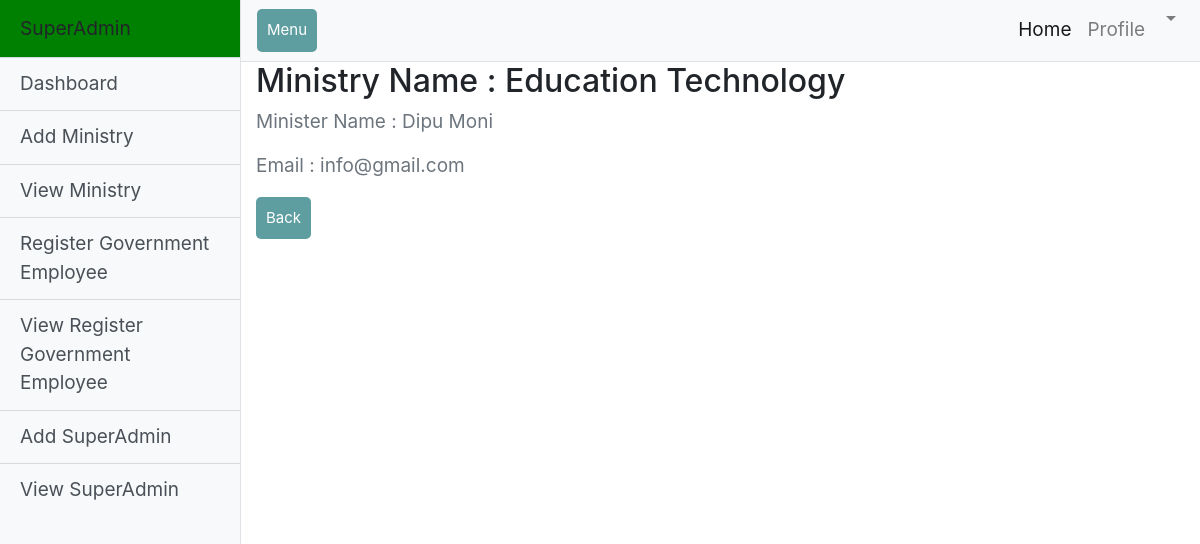
The page /SuperAdmin/detailsMinistry/1 on the database its author committed.
### SuperAdmin/models.py (models this page shows, shortened)
class Ministry(models.Model):
    MinistryName = models.CharField(max_length=100)
    MinisterName = models.CharField(max_length=100)
    Email = models.EmailField()
    username = models.ForeignKey(settings.AUTH_USER_MODEL, on_delete=models.CASCADE, null=True, blank=True)
    class Meta:
        db_table = "ministry"

### SuperAdmin/views.py (the view)
# urls.py: path('detailsMinistry/<int:pk>', views.detailsMinistry, name='detailsMinistry'),
def detailsMinistry(request,pk,template_name='SuperAdmin/MinistryDetails.html'):
    details = get_object_or_404(Ministry, pk=pk)
    return render(request, template_name, {'object': details})

### SuperAdmin/templates/SuperAdmin/MinistryDetails.html (shortened to what this page needs)
{% extends 'SuperAdmin/SuperAdminNavbar.html' %}
{% load static %}
{% load crispy_forms_tags %}
{% block content %}
<html lang="en">
<head>
</head>
<body>
    <div class="content-section">
        <div class="media">
               <div class="media-body">
                   <h2 class="account-heading">Ministry Name  : {{ object.MinistryName }}</h2>
                   <p class="text-secondary">Minister Name : {{ object.MinisterName }}</p>
                   <p class="text-secondary">Email : {{ object.Email }}</p>
                   <td class="column6">
                       <div class="form-group">
                           <a class="btn btn-primary" href="{% url 'viewMinistry' %}" role="button">Back</a>
                       </div>
                   </td>
               </div>
        </div>
    </div>
</body>
</html>
{% endblock content%}

### SuperAdmin/static/SuperAdmin/css/style.css (style rules this page uses)
body { font-size: 19px; }
.btn { padding: 10px; font-size: 15px; color: white; background: #5F9EA0; border: none; border-radius: 5px; }

### SuperAdmin/static/SuperAdmin/css/simple-sidebar.css (style rules this page uses)
body { overflow-x: hidden; }

### rows shown on the page
Ministry: MinistryName "Education Technology", MinisterName "Dipu Moni", Email "info@gmail.com"
